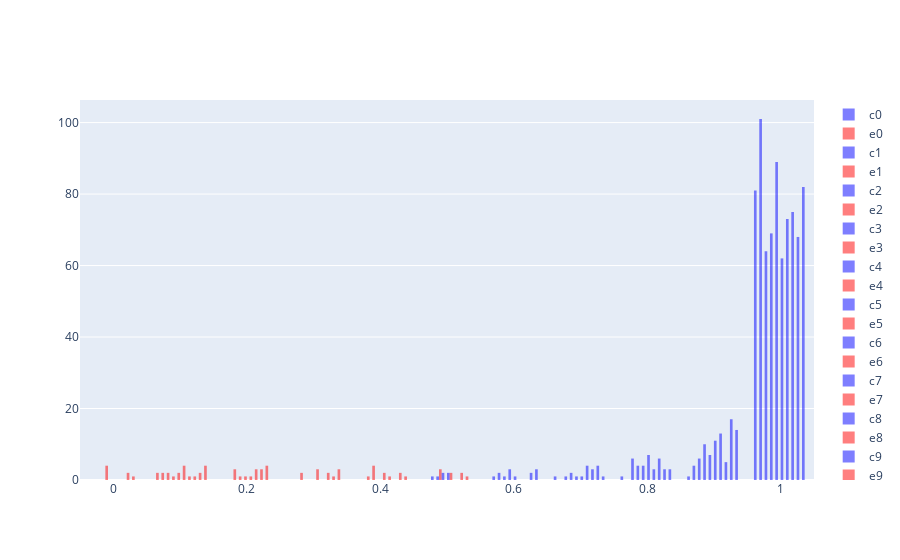

Write notebook code for a chart like this one.
### Code cell
import plotly.graph_objects as go
yactual = np.asarray(test_y)
print()
fig=go.Figure()
for i in range(10):
    items = pred_probas[yactual==i][:,i]
    correct = items[items>0.5]
    err = items[items<0.5]
    fig.add_trace(go.Histogram(x=correct,
                           nbinsx=10,name=f"c{i}",marker_color='blue',opacity=0.5,
                              ))
    fig.add_trace(go.Histogram(x=err,
                           nbinsx=10,name=f"e{i}",marker_color='red',opacity=0.5))
fig.show()
